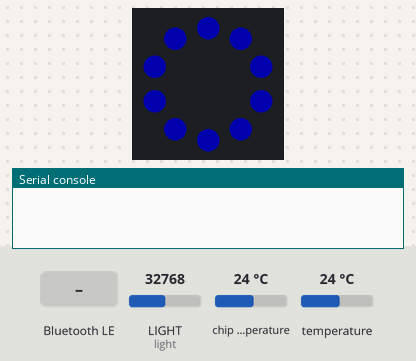
A program run on a simulated Circuit Playground running CircuitPython. Parts: the board's ring of 10 RGB LEDs (number 0 left of the top, counting anticlockwise), the last lines printed to the serial console. The test bench sets the inputs (shaded band); at power-on: temperature 24 °C, LIGHT (light) = 32768, chip temperature 24 °C (analog values on the 0–65535 scale). Dim RGB values are drawn brighter than linear; nothing arrives over Bluetooth unless stated.

Above: at 1.2 s.
1.3 s: "1" written over Bluetooth (the phone connects first, if it has not yet)
At 3.3 s:
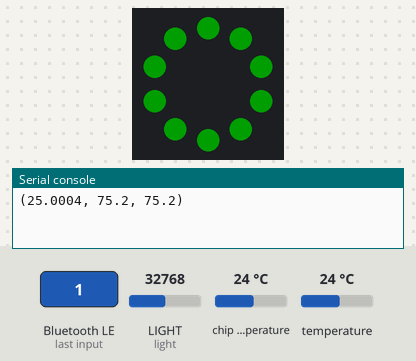
3.4 s: temperature set to 28 °C
At 4.0 s:
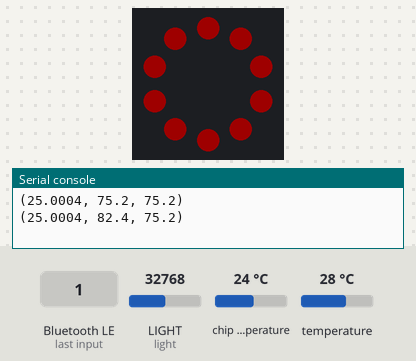
5.1 s: temperature set to 12 °C
At 5.6 s:
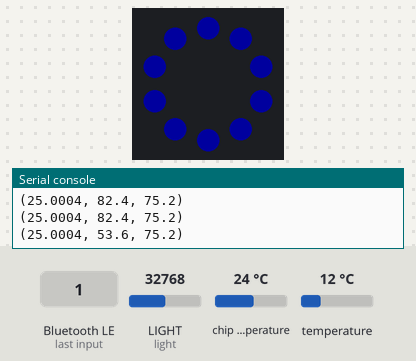
6.6 s: temperature set to 19 °C
At 7.1 s:
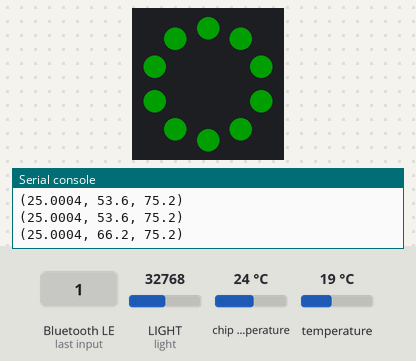
8.1 s: temperature set to 33 °C
At 8.6 s:
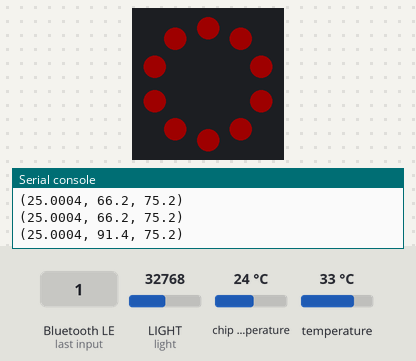
Timing chart, 0 to 10.6 s (numbered marks = the images above; inputs shaded):
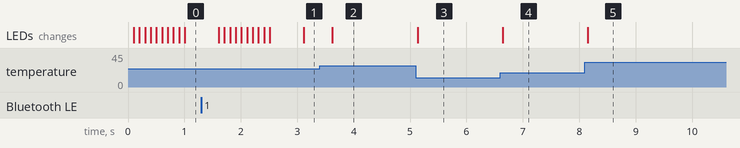

The program:

TempLightPlotBT.py
```python
#Justin Dyer

import time
import board
import microcontroller
import analogio
import adafruit_thermistor
from adafruit_ble import BLERadio
from adafruit_ble.advertising.standard import ProvideServicesAdvertisement
from adafruit_ble.services.nordic import UARTService


ble = BLERadio()
uart_server = UARTService()
advertisement = ProvideServicesAdvertisement(uart_server)

thermistor = adafruit_thermistor.Thermistor(board.TEMPERATURE, 10000, 10000, 25, 3950)
light = analogio.AnalogIn(board.LIGHT)
boardtemp = microcontroller.cpu.temperature * 9/5 +32


def scale(value):
    return value / 65535 * 50


from rainbowio import colorwheel
import neopixel
pixels = neopixel.NeoPixel(board.NEOPIXEL, 10, brightness=0.2, auto_write=False)
RED = (255, 0, 0)
YELLOW = (255, 150, 0)
GREEN = (0, 255, 0)
CYAN = (0, 255, 255)
BLUE = (0, 0, 255)
PURPLE = (180, 0, 255)
WHITE = (255, 255, 255)
OFF = (0, 0, 0)


color_chase_demo = 1
def color_chase(color, wait):
    for i in range(10):
        pixels[i] = color
        time.sleep(wait)
        pixels.show()
    time.sleep(0.5)


while True:
    # Advertise when not connected.
    ble.start_advertising(advertisement)
    while not ble.connected:
        color_chase(BLUE, 0.1)
        color_chase(OFF, 0.1)
        time.sleep(.1)
    ble.stop_advertising()


    while ble.connected:
        temp = thermistor.temperature*9/5 + 32


        if 60 <= temp <= 80 :
            pixels.fill((0, 150, 0))
            pixels.show()
        if temp < 60:
            pixels.fill((0, 0, 150))
            pixels.show()
        if temp > 80:
            pixels.fill((150, 0, 0))
            pixels.show()

        print((scale(light.value), temp, boardtemp))
        uart_server.write("{},{},{}\n".format(scale(light.value), temp, boardtemp))
        time.sleep(0.5)
```

Measured:
- after the input at 1.3 s, the LEDs: first differ from a run without the input after 1.8 s (image 1)
- after the input at 3.4 s, the LEDs: change after 0.22 s (image 2)
- after the input at 5.1 s, the LEDs: change at once (image 3)
- after the input at 6.6 s, the LEDs: change at once (image 4)
- after the input at 8.1 s, the LEDs: change after 0.05 s (image 5)
